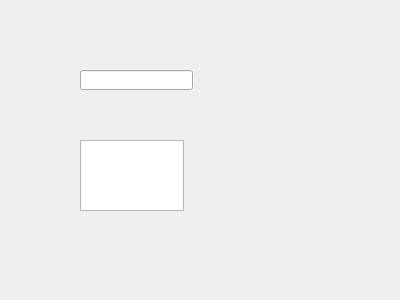
<?xml version="1.0" encoding="UTF-8"?>
<ui version="4.0">
 <class>LineEditDialog</class>
 <widget class="QDialog" name="LineEditDialog">
  <property name="geometry">
   <rect>
    <x>0</x>
    <y>0</y>
    <width>400</width>
    <height>300</height>
   </rect>
  </property>
  <property name="windowTitle">
   <string>Dialog</string>
  </property>
  <widget class="QLineEdit" name="lineEdit">
   <property name="geometry">
    <rect>
     <x>80</x>
     <y>70</y>
     <width>113</width>
     <height>20</height>
    </rect>
   </property>
  </widget>
  <widget class="QTextEdit" name="textEdit">
   <property name="geometry">
    <rect>
     <x>80</x>
     <y>140</y>
     <width>104</width>
     <height>71</height>
    </rect>
   </property>
  </widget>
 </widget>
 <resources/>
 <connections/>
</ui>
